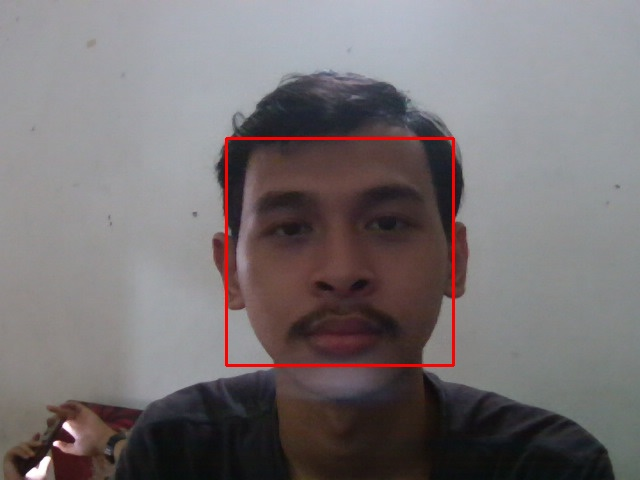
#> input picture datawajah/wajah.1.13.jpg, 640 x 480 px; its folder holds 4 pictures in this run
$ python LatihWajah.py
#> lines starting #> are read from the running program, lines starting #| are printed output that depends on the picture
import cv2, os,numpy as np
from PIL import Image

wajahDir = 'datawajah'
latihDir = 'latihwajah'
def getImageLabel(path):
#> called with path = 'datawajah'
    imagePaths = [os.path.join(path,f) for f in os.listdir(path)]
    faceSamples = []
    faceIDs = []
    for imagePath in imagePaths:
        PILImg = Image.open(imagePath).convert('L')#convert kedalam gray
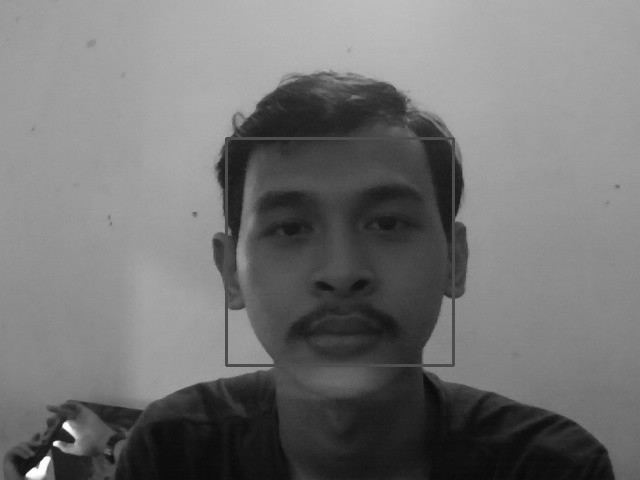
#> PILImg: PIL image 640x480 L; min 8, max 255, mean 115.1
        imgNum = np.array(PILImg,'uint8')
        faceID = int(os.path.split(imagePath)[-1].split(".")[1])
        faces = faceDetector.detectMultiScale(imgNum)
#> faces = [[220, 132, 242, 242]]
        for (x,y,w,h) in faces:
            faceSamples.append(imgNum[y:y+h,x:x+w])
            faceIDs.append(faceID)
#> this loop made 1 pass
#> after the loop, faceIDs = [1]; faceSamples = 1 item
#> pass 2 of the loop in getImageLabel, `for imagePath in imagePaths:`:
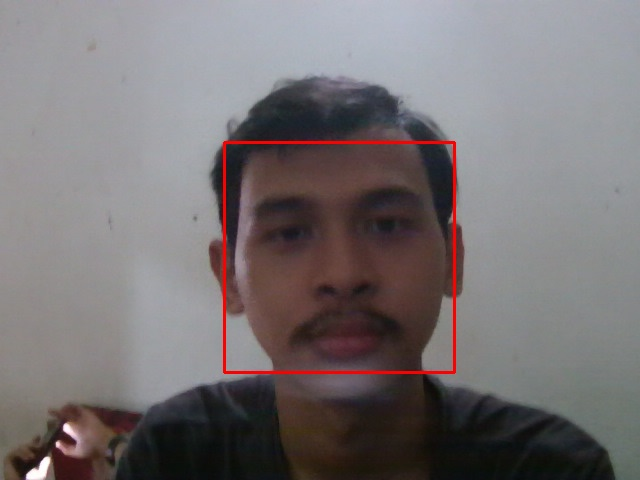
#> input picture datawajah/wajah.1.2.jpg, 640 x 480 px
#> in getImageLabel, `PILImg = Image.open(imagePath).convert('L')#convert kedalam gray`:
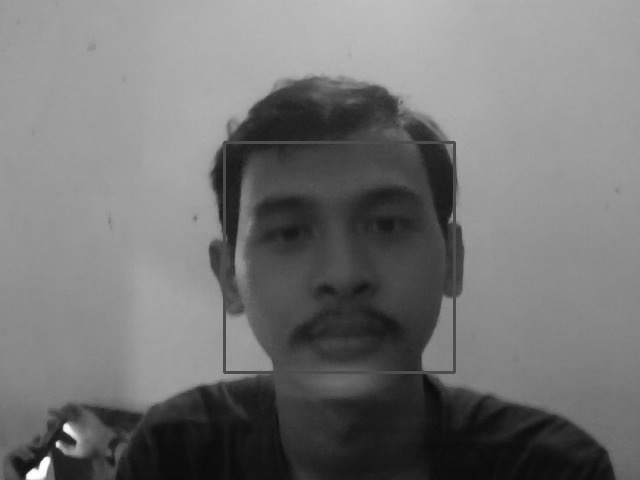
#> PILImg: PIL image 640x480 L; min 9, max 255, mean 116
#> faces = [[217, 132, 247, 247]]
#> the loop in getImageLabel, `for (x,y,w,h) in faces:` made 1 pass
#> after the loop in getImageLabel, `for (x,y,w,h) in faces:`: faceIDs = [1, 1]; faceSamples = 2 items
#> pass 3 of the loop in getImageLabel, `for imagePath in imagePaths:`:
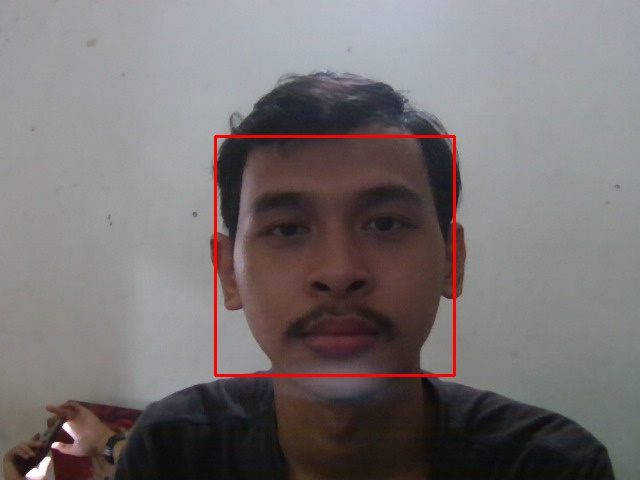
#> input picture datawajah/wajah.1.23.jpg, 640 x 480 px
#> in getImageLabel, `PILImg = Image.open(imagePath).convert('L')#convert kedalam gray`:
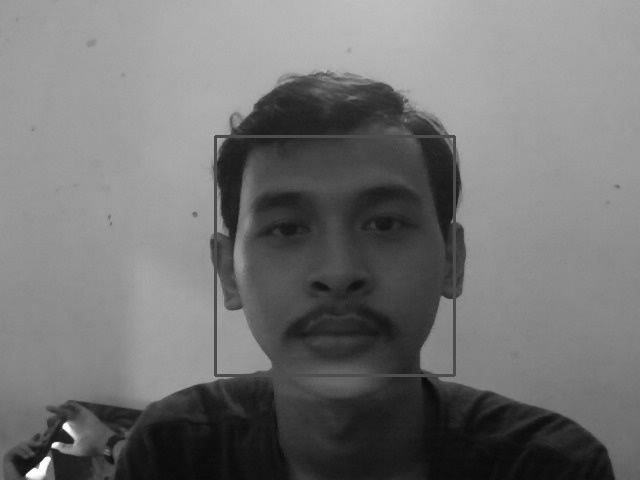
#> PILImg: PIL image 640x480 L; min 8, max 255, mean 114.8
#> faces = [[219, 133, 240, 240]]
#> the loop in getImageLabel, `for (x,y,w,h) in faces:` made 1 pass
#> after the loop in getImageLabel, `for (x,y,w,h) in faces:`: faceIDs = [1, 1, 1]; faceSamples = 3 items
#> the loop made 4 passes; the first 3 are shown
    return faceSamples, faceIDs

faceRecognizer = cv2.face.LBPHFaceRecognizer_create()
faceDetector = cv2.CascadeClassifier('haarcascade_frontalface_default.xml')

print("Mesin sedang melakukan training data wajah. Tunggu dalam beberapa detik.")
faces, IDs = getImageLabel(wajahDir)
faceRecognizer.train(faces,np.array(IDs))

#> (the run stopped early here; a loop or call above may not have finished)
